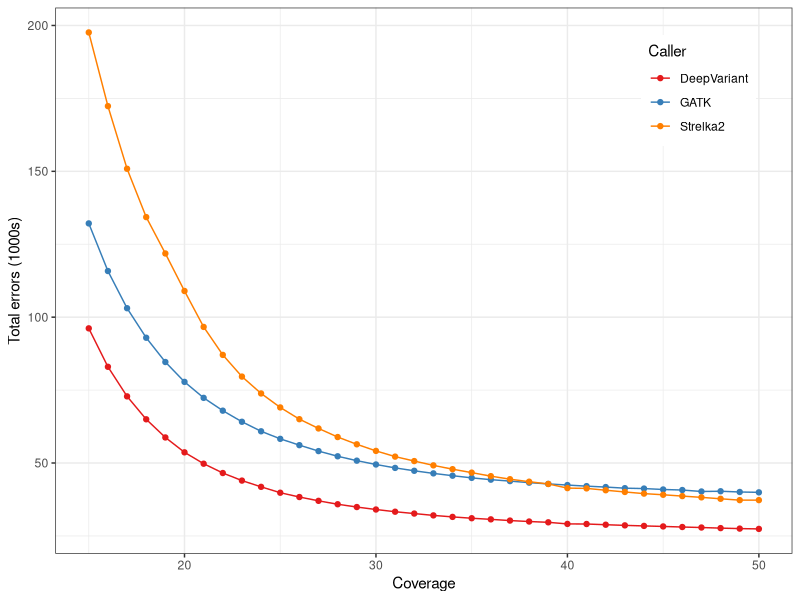
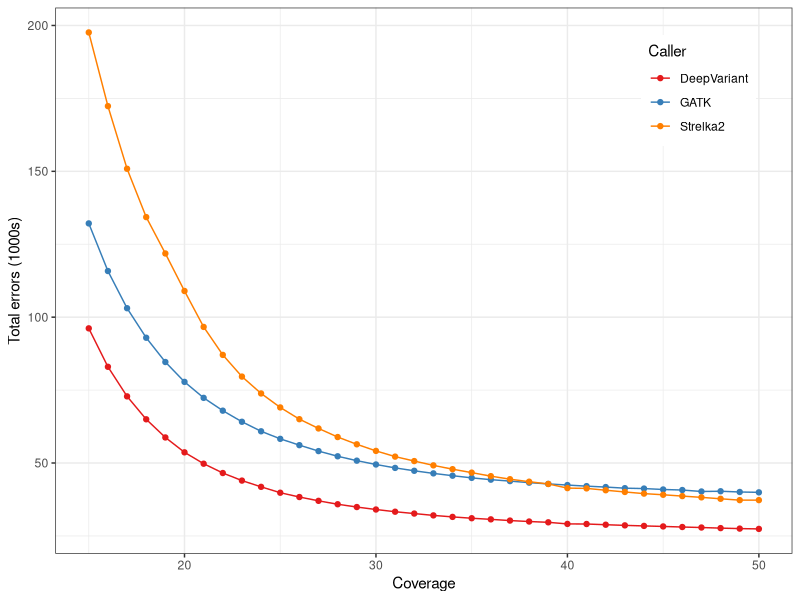

Generate these figures, in order, with R:
library(ggplot2)
library(tidyr)
dat <- read.table('Coverage_Titration_Errors.tsv',as.is=T,header=T)
dat <- pivot_longer(dat,cols=!Coverage,names_to='Caller',values_to='Errors')
plt <- ggplot(subset(dat,Caller!='Freebayes'),aes(x=Coverage,col=Caller,y=Errors/1000)) + geom_line() + theme_bw()+theme(legend.position=c(.95,.95),legend.justification=c(1,1))+ylab("Total errors (1000s)")+geom_point()+ scale_y_continuous(labels=function(x) format(x, big.mark = ",", scientific = FALSE))+scale_color_manual(values=c("#E41A1C","#377EB8","#FF7F00"))
plt
w <- 5
ggsave('num_errors_against_coverage.png',plot=plt,width=w,height=w)

# +scale_color_brewer(palette='Set1')
